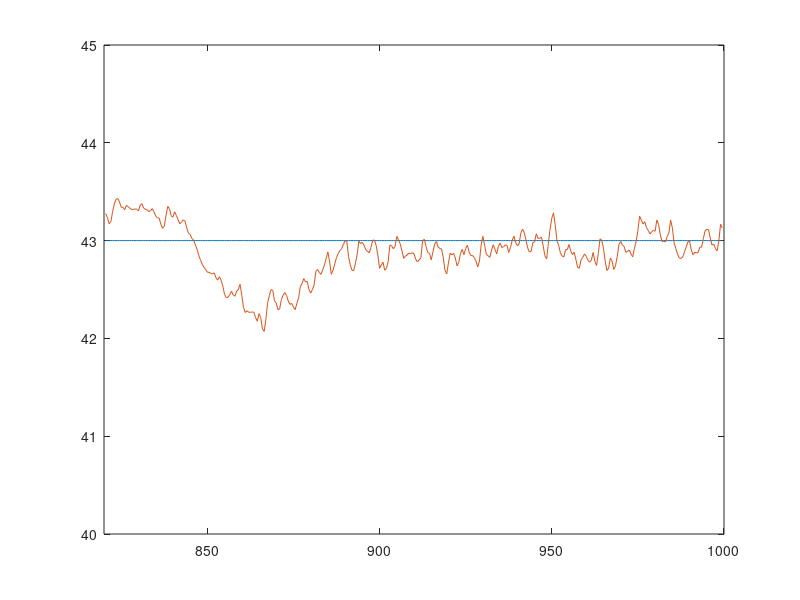
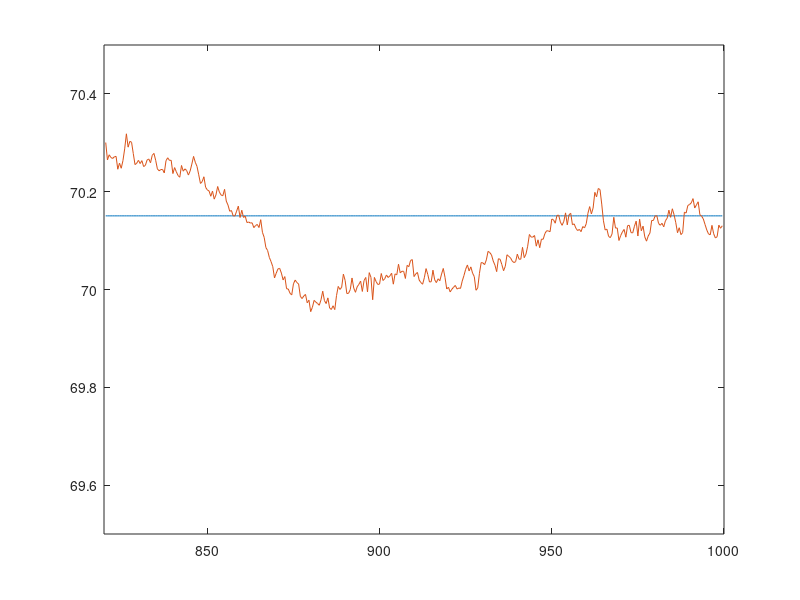
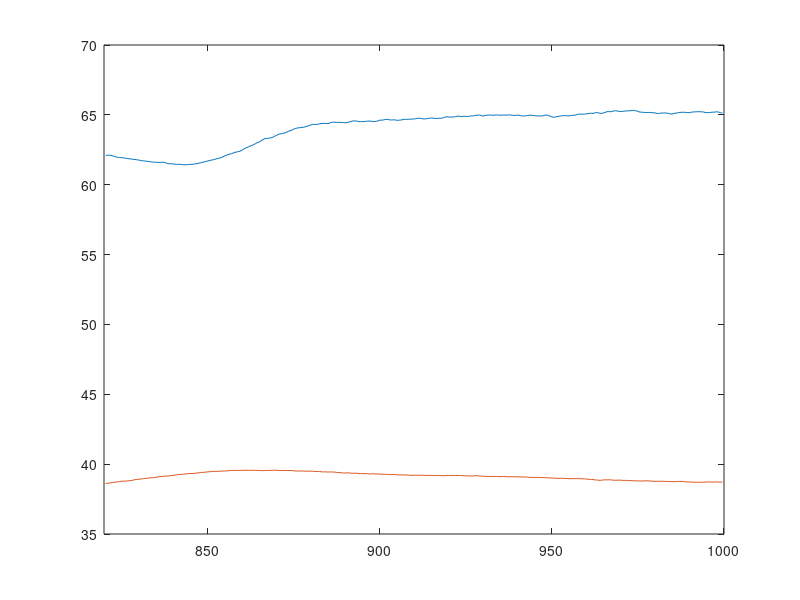
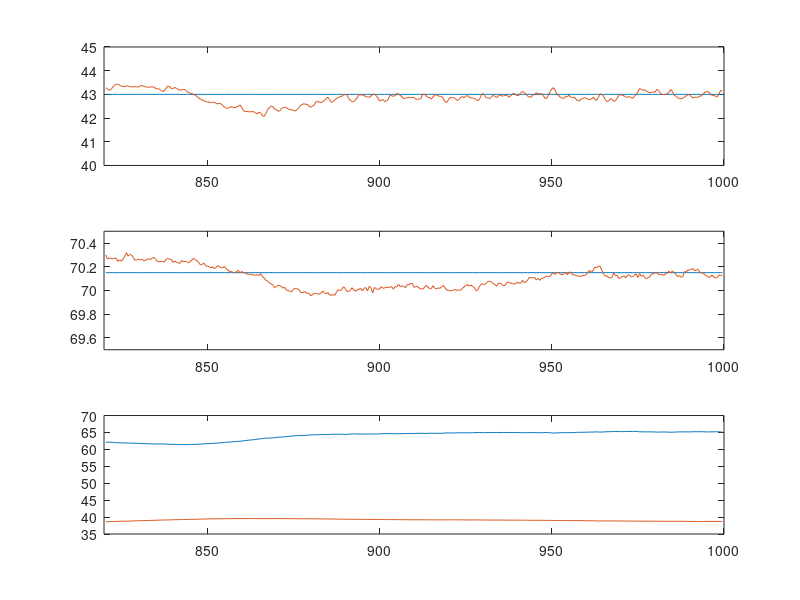

The MATLAB source for these figures, in order:
clear all;
close all;
clc;


load('min');

tdeb = 820;
tfin = 1000;

ind_deb = find(t>tdeb);
ind_deb = ind_deb(1);
ind_fin = find(t<tfin);
ind_fin = ind_fin(end);


tsel = t(ind_deb:ind_fin);
Rsel = R(ind_deb:ind_fin,:);
Ysel = Y(ind_deb:ind_fin,:);
Usel = U(ind_deb:ind_fin,:);

%%%%%%%%%%%%%%%%%%%%%%%%
ymin1 = 40;
ymax1 = 45;
figure,
plot(tsel,[Rsel(:,2) Ysel(:,1)]);
axis([tdeb, tfin, ymin1, ymax1]);

ymin2 = 69.5;
ymax2 = 70.5;
figure,
plot(tsel,[Rsel(:,1) Ysel(:,2)]);
axis([tdeb, tfin, ymin2, ymax2]);

umin = 35;
umax = 70;
figure,
plot(tsel, Usel);
axis([tdeb, tfin, umin, umax]);
%%%%%%%%%%%%%%%%%%%%%%%%

figure,
subplot(3,1,1)
plot(tsel,[Rsel(:,2) Ysel(:,1)]);
axis([tdeb, tfin, ymin1, ymax1]);

subplot(3,1,2)
plot(tsel,[Rsel(:,1) Ysel(:,2)]);
axis([tdeb, tfin, ymin2, ymax2]);

subplot(3,1,3)
plot(tsel, Usel);
axis([tdeb, tfin, umin, umax]);